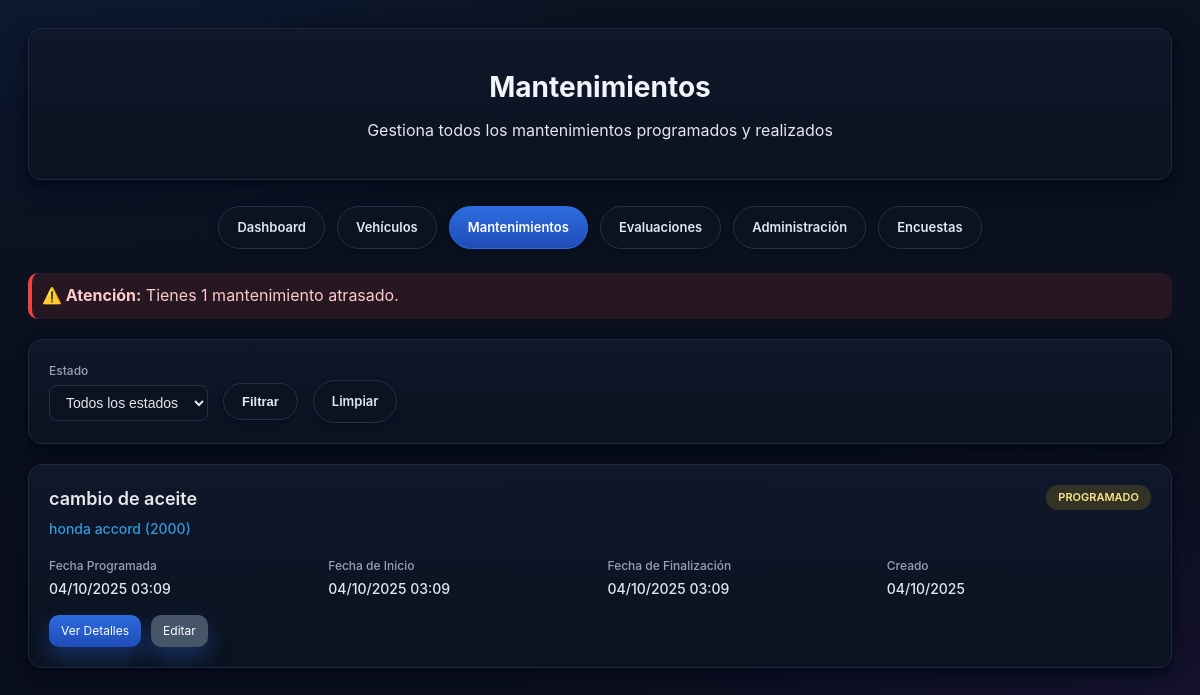
The app's page /maintenances/ with its own data.
### mantencion/models.py (models this page shows, shortened)
class Maintenance(models.Model):
    STATUS_CHOICES = [
        ('scheduled', 'Programado'),
        ('in_progress', 'En Progreso'),
        ('completed', 'Completado'),
        ('cancelled', 'Cancelado'),
    ]
    vehicle = models.ForeignKey(Vehicle, on_delete=models.CASCADE, verbose_name='Vehículo')
    maintenance_type = models.ForeignKey(MaintenanceType, on_delete=models.CASCADE, verbose_name='Tipo de Mantenimiento')
    scheduled_date = models.DateTimeField(verbose_name='Fecha Programada')
    start_date = models.DateTimeField(null=True, blank=True, verbose_name='Fecha de Inicio')
    completion_date = models.DateTimeField(null=True, blank=True, verbose_name='Fecha de Finalización')
    status = models.CharField(max_length=20, choices=STATUS_CHOICES, default='scheduled', verbose_name='Estado')
    description = models.TextField(blank=True, verbose_name='Descripción')
    cost = models.DecimalField(max_digits=10, decimal_places=2, null=True, blank=True, verbose_name='Costo')
    notes = models.TextField(blank=True, verbose_name='Notas')
    created_at = models.DateTimeField(auto_now_add=True, verbose_name='Fecha de Creación')
    updated_at = models.DateTimeField(auto_now=True, verbose_name='Última Actualización')
    class Meta:
        verbose_name = 'Mantenimiento'
        verbose_name_plural = 'Mantenimientos'
        ordering = ['-scheduled_date']

class MaintenanceType(models.Model):
    name = models.CharField(max_length=100, verbose_name='Nombre del Mantenimiento')
    description = models.TextField(verbose_name='Descripción')
    estimated_duration = models.DurationField(verbose_name='Duración Estimada')
    base_price = models.DecimalField(max_digits=10, decimal_places=2, verbose_name='Precio Base')
    is_active = models.BooleanField(default=True, verbose_name='Activo')
    class Meta:
        verbose_name = 'Tipo de Mantenimiento'
        verbose_name_plural = 'Tipos de Mantenimiento'
        ordering = ['name']

class Vehicle(models.Model):
    VEHICLE_TYPES = [
        ('car', 'Automóvil'),
        ('truck', 'Camión'),
        ('motorcycle', 'Motocicleta'),
        ('bus', 'Autobús'),
        ('van', 'Van'),
    ]
    FUEL_TYPES = [
        ('gasoline', 'Gasolina'),
        ('diesel', 'Diésel'),
        ('electric', 'Eléctrico'),
        ('hybrid', 'Híbrido'),
        ('lpg', 'GLP'),
    ]
    license_plate = models.CharField(max_length=20, unique=True, verbose_name='Placa')
    brand = models.CharField(max_length=50, verbose_name='Marca')
    model = models.CharField(max_length=50, verbose_name='Modelo')
    year = models.IntegerField(verbose_name='Año')
    vehicle_type = models.CharField(max_length=20, choices=VEHICLE_TYPES, verbose_name='Tipo de Vehículo')
    fuel_type = models.CharField(max_length=20, choices=FUEL_TYPES, verbose_name='Tipo de Combustible')
    color = models.CharField(max_length=30, verbose_name='Color')
    owner_name = models.CharField(max_length=100, verbose_name='Nombre del Propietario')
    owner_phone = models.CharField(max_length=20, verbose_name='Teléfono')
    owner_email = models.EmailField(blank=True, verbose_name='Email')
    created_at = models.DateTimeField(auto_now_add=True, verbose_name='Fecha de Registro')
    class Meta:
        verbose_name = 'Vehículo'
        verbose_name_plural = 'Vehículos'
        ordering = ['-created_at']
    def get_full_name(self):
        return f"{self.brand} {self.model} ({self.year})"

### mantencion/views.py (the view)
# urls.py: path('maintenances/', views.MaintenanceListView.as_view(), name='maintenance_list'),
class MaintenanceListView(generic.ListView):
    model = Maintenance
    template_name = 'mantecion/maintenance_list.html'
    context_object_name = 'maintenances'
    paginate_by = 15
    def get_queryset(self):
        queryset = Maintenance.objects.select_related('vehicle', 'maintenance_type').all()
        status = self.request.GET.get('status')
        if status:
            queryset = queryset.filter(status=status)
        return queryset.order_by('-scheduled_date')
    def get_context_data(self, **kwargs):
        context = super().get_context_data(**kwargs)
        context['status_choices'] = Maintenance.STATUS_CHOICES
        context['overdue_count'] = Maintenance.objects.filter(
            status='scheduled',
            scheduled_date__lt=timezone.now()
        ).count()
        return context

### templates/mantecion/maintenance_list.html (shortened to what this page needs)
<!DOCTYPE html>
<html lang="es">
<head>
</head>
<body>
    <div class="container">
        <div class="header">
            <h1>Mantenimientos</h1>
            <p>Gestiona todos los mantenimientos programados y realizados</p>
        </div>
        <div class="nav-menu">
            <a href="{% url 'mantencion:dashboard' %}" class="nav-button">Dashboard</a>
            <a href="{% url 'mantencion:vehicle_list' %}" class="nav-button">Vehículos</a>
            <a href="{% url 'mantencion:maintenance_list' %}" class="nav-button active">Mantenimientos</a>
            <a href="{% url 'mantencion:evaluation_list' %}" class="nav-button">Evaluaciones</a>
            <a href="/admin/" class="nav-button">Administración</a>
            <a href="{% url 'polls:index' %}" class="nav-button">Encuestas</a>
        </div>
        {% if overdue_count > 0 %}
        <div class="overdue-warning">
            <strong>⚠️ Atención:</strong> Tienes {{ overdue_count }} mantenimiento{{ overdue_count|pluralize }} atrasado{{ overdue_count|pluralize }}.
        </div>
        {% endif %}
        <div class="filters">
            <form method="get" class="filter-form">
                <div class="filter-group">
                    <label class="filter-label">Estado</label>
                    <select name="status" class="filter-select">
                        <option value="">Todos los estados</option>
                    </select>
                </div>
                <button type="submit" class="nav-button" style="margin-top: 20px;">Filtrar</button>
                <a href="{% url 'mantencion:maintenance_list' %}" class="nav-button" style="margin-top: 20px;">Limpiar</a>
            </form>
        </div>
        {% if maintenances %}
            <div class="maintenance-list">
                {% for maintenance in maintenances %}
                <div class="maintenance-item">
                    <div class="maintenance-header">
                        <div>
                            <div class="maintenance-title">{{ maintenance.maintenance_type.name }}</div>
                            <div class="maintenance-vehicle">
                                <a href="{% url 'mantencion:vehicle_detail' maintenance.vehicle.id %}" style="color: #3498db; text-decoration: none;">
                                    {{ maintenance.vehicle.get_full_name }}
                                </a>
                            </div>
                        </div>
                        <span class="status-badge status-{{ maintenance.status }}">
                            {{ maintenance.get_status_display }}
                        </span>
                    </div>
                    <div class="maintenance-details">
                        <div class="detail-item">
                            <span class="detail-label">Fecha Programada</span>
                            <span class="detail-value">{{ maintenance.scheduled_date|date:"d/m/Y H:i" }}</span>
                        </div>
                        {% if maintenance.start_date %}
                        <div class="detail-item">
                            <span class="detail-label">Fecha de Inicio</span>
                            <span class="detail-value">{{ maintenance.start_date|date:"d/m/Y H:i" }}</span>
                        </div>
                        {% endif %}
                        {% if maintenance.completion_date %}
                        <div class="detail-item">
                            <span class="detail-label">Fecha de Finalización</span>
                            <span class="detail-value">{{ maintenance.completion_date|date:"d/m/Y H:i" }}</span>
                        </div>
                        {% endif %}
                        <div class="detail-item">
                            <span class="detail-label">Creado</span>
                            <span class="detail-value">{{ maintenance.created_at|date:"d/m/Y" }}</span>
                        </div>
                    </div>
                    <div class="maintenance-actions">
                        <a href="{% url 'mantencion:maintenance_detail' maintenance.id %}" class="action-button">
                            Ver Detalles
                        </a>
                        <a href="/admin/mantencion/maintenance/{{ maintenance.id }}/change/" class="action-button secondary">
                            Editar
                        </a>
                    </div>
                </div>
                {% endfor %}
            </div>
        {% endif %}
    </div>
</body>
</html>

### templates/mantecion/maintenance_list.html (style rules this page uses)
* { margin: 0; padding: 0; box-sizing: border-box; }
body { font-family: -apple-system, BlinkMacSystemFont, 'Segoe UI', Roboto, sans-serif; background: radial-gradient(1200px 600px at 0% -10%, rgba(37, 99, 235, 0.10), transparent 60%), radial-gradient(1200px 600px at 100% 110%, rgba(147, 51, 234, 0.10), transparent 60%), linear-gradient(180deg, #0b1220 0%, #0a0f1c 100%); color: #e5e7eb; line-height: 1.6; -webkit-font-smoothing: antialiased; -moz-osx-font-smoothing: grayscale; }
.container { max-width: 1200px; margin: 0 auto; padding: 28px; }
.header { background: linear-gradient(180deg, #0f172a 0%, #0b1220 100%); border: 1px solid #1e293b; border-radius: 14px; padding: 36px; margin-bottom: 26px; text-align: center; box-shadow: 0 10px 24px rgba(2, 6, 23, 0.60), 0 2px 6px rgba(2, 6, 23, 0.40); }
.header h1 { font-size: 28px; font-weight: 700; color: #f1f5f9; margin-bottom: 8px; }
.nav-menu { display: flex; gap: 12px; margin-bottom: 24px; flex-wrap: wrap; justify-content: center; }
.nav-button { background: #0b1220; color: #e2e8f0; padding: 10px 18px; border: 1px solid #243146; border-radius: 999px; text-decoration: none; font-size: 13px; font-weight: 600; transition: all 0.2s ease; box-shadow: 0 2px 6px rgba(2, 6, 23, 0.45); }
.nav-button.active { background: linear-gradient(180deg, #2d6cdf 0%, #1f4db8 100%); color: #ffffff; border-color: #2d6cdf; }
.filters { background: linear-gradient(180deg, #0f172a 0%, #0b1220 100%); border: 1px solid #1e293b; border-radius: 14px; padding: 20px; margin-bottom: 20px; box-shadow: 0 10px 24px rgba(2, 6, 23, 0.60), 0 2px 6px rgba(2, 6, 23, 0.40); }
.filter-form { display: flex; gap: 15px; align-items: center; flex-wrap: wrap; }
.filter-group { display: flex; flex-direction: column; gap: 5px; }
.filter-label { font-size: 12px; color: #94a3b8; font-weight: 500; }
.filter-select { padding: 8px 12px; border: 1px solid #243146; border-radius: 8px; font-size: 14px; background: #0b1220; color: #e5e7eb; }
.maintenance-list { background: linear-gradient(180deg, #0f172a 0%, #0b1220 100%); border: 1px solid #1e293b; border-radius: 14px; overflow: hidden; box-shadow: 0 10px 24px rgba(2, 6, 23, 0.60), 0 2px 6px rgba(2, 6, 23, 0.40); }
.maintenance-item { padding: 20px; border-bottom: 1px solid #172132; transition: background 0.2s ease; }
.maintenance-item:last-child { border-bottom: none; }
.maintenance-header { display: flex; justify-content: space-between; align-items: flex-start; margin-bottom: 15px; }
.maintenance-title { font-size: 18px; font-weight: 600; color: #e5e7eb; margin-bottom: 5px; }
.maintenance-vehicle { color: #60a5fa; font-size: 14px; font-weight: 500; }
.status-badge { display: inline-block; padding: 4px 12px; border-radius: 12px; font-size: 11px; font-weight: 600; text-transform: uppercase; }
.status-scheduled { background: rgba(250, 204, 21, 0.15); color: #fde68a; }
.maintenance-details { display: grid; grid-template-columns: repeat(auto-fit, minmax(200px, 1fr)); gap: 15px; margin-bottom: 15px; }
.detail-item { display: flex; flex-direction: column; gap: 3px; }
.detail-label { font-size: 12px; color: #94a3b8; font-weight: 500; }
.detail-value { font-size: 14px; color: #e2e8f0; font-weight: 500; }
.maintenance-actions { display: flex; gap: 10px; flex-wrap: wrap; }
.action-button { background: linear-gradient(180deg, #2d6cdf 0%, #1f4db8 100%); color: white; border: none; padding: 6px 12px; border-radius: 10px; text-decoration: none; font-size: 12px; transition: background 0.2s ease; box-shadow: 0 10px 22px rgba(45, 108, 223, 0.35); }
.action-button.secondary { background: #475569; }
.overdue-warning { background: rgba(239, 68, 68, 0.12); color: #fecaca; padding: 10px; border-radius: 10px; margin-bottom: 20px; border-left: 4px solid #ef4444; }

### records on screen
Maintenance: maintenance_type.name "cambio de aceite", vehicle.get_full_name "honda accord (2000)", status "PROGRAMADO", scheduled_date "04/10/2025 03:09", start_date "04/10/2025 03:09", completion_date "04/10/2025 03:09", created_at "04/10/2025"

### other values on screen
{{ overdue_count }} "1"
